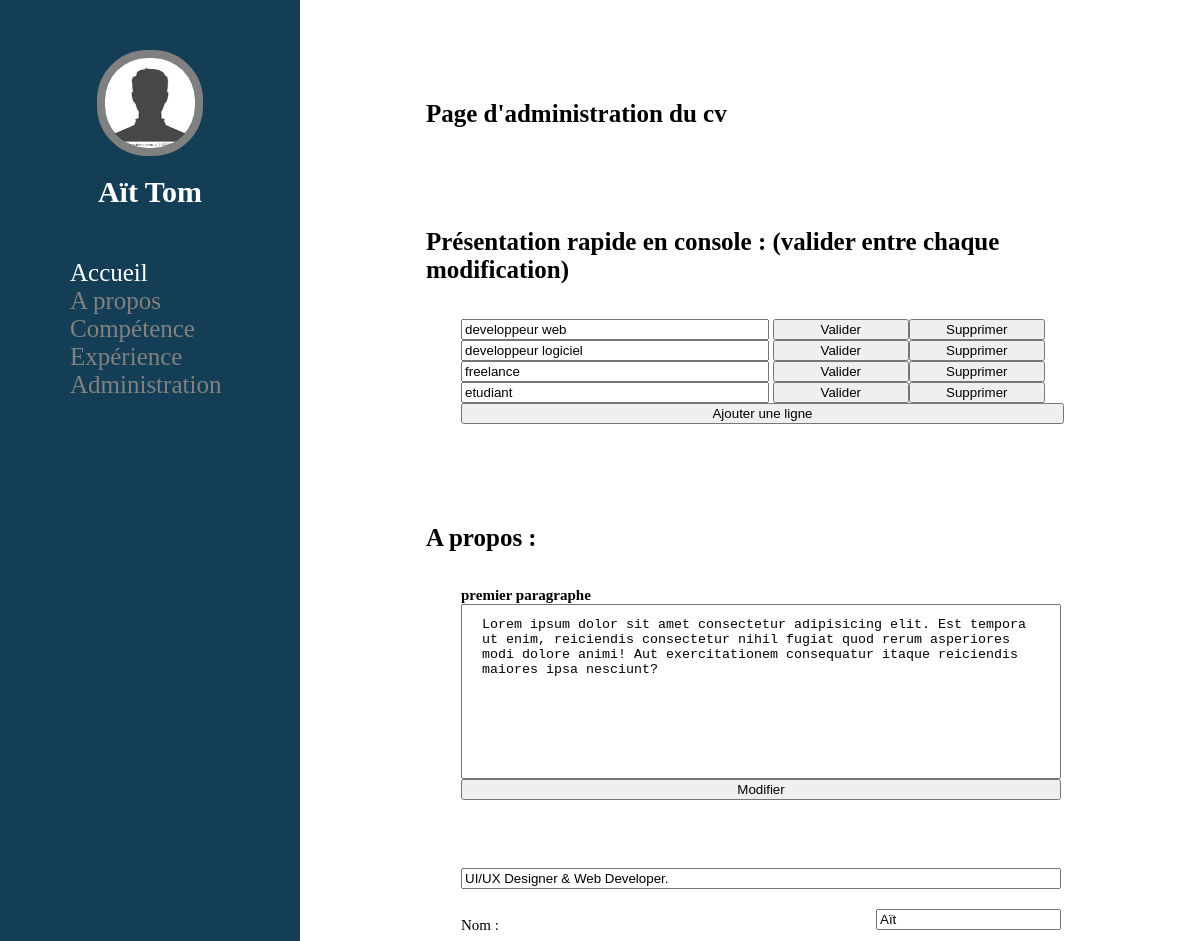
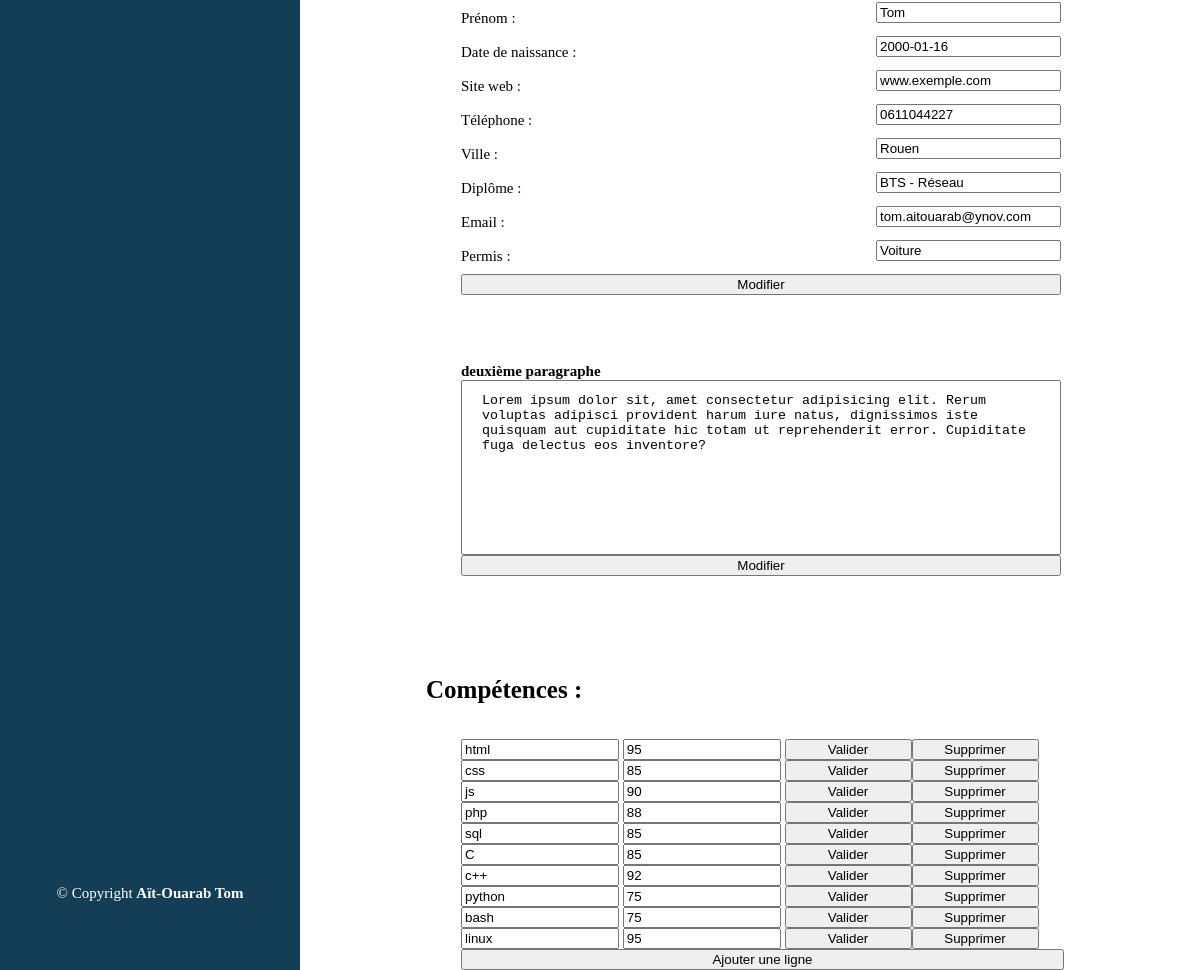
/admin.php (signed in), run on the app's committed database (2 pictures, top to bottom).
### tables this page shows
CREATE TABLE `utilisateur` (
  `id_utilisateur` int(3) NOT NULL,
  `nom` varchar(35) NOT NULL,
  `prenom` varchar(20) NOT NULL,
  `date_de_naissance` date NOT NULL,
  `website` varchar(40) NOT NULL,
  `numero_de_telephone` varchar(10) NOT NULL,
  `ville` varchar(30) NOT NULL,
  `email` varchar(45) NOT NULL,
  `diplome` varchar(35) NOT NULL,
  `permis` varchar(25) NOT NULL,
  `photo` varchar(50) NOT NULL,
  `photo_hero` varchar(50) NOT NULL
);

CREATE TABLE `heroText` (
  `id_phrase` int(3) NOT NULL,
  `phrase` text NOT NULL
);

CREATE TABLE `competences` (
  `id_competence` int(3) NOT NULL,
  `nom` varchar(20) NOT NULL,
  `pourcentage` int(3) NOT NULL
);

### inc/data.inc.php (called while the page is built, shortened)
<?php
    $pdo = new PDO("mysql:host=localhost;dbname=cv", "root", "" , array(PDO::ATTR_ERRMODE=>PDO::ERRMODE_EXCEPTION));
    $resultuser = $pdo->query("SELECT * FROM utilisateur");
    $user = $resultuser->fetch(PDO::FETCH_ASSOC);
    $paragrapheArray = array();
?>

### inc/section/admin-skills.inc.php (the view, shortened to what this page needs)
<section class="section-admin-skills" id="adminSkills">
    <h3>Compétences :</h3>
    <ul class="pres-console pres">
            <?php
            $resultSkills = $pdo->query("SELECT * FROM competences");
            while($skills = $resultSkills->fetch(PDO::FETCH_ASSOC)){
                $varTestIf = "skills-".$skills['id_competence']."-supp";
                if(isset($_POST["$varTestIf"]) AND $_POST["$varTestIf"] == 1){
                    $varId = $skills['id_competence'];
                    $supprResult = $pdo->exec("DELETE FROM competences WHERE id_competence = '$varId';");
                }else{
                ?>
                    <li>
                        <form action="admin.php#adminSkills" method="post">
                            <input type="text" name="skills-phrase-modif" value="<?php echo $skills["nom"];?>">
                            <input type="text" name="skills-pourcentage-modif" value="<?php echo $skills["pourcentage"];?>">
                            <input type="submit" value="Valider">
                        </form>
                        <form action="admin.php#adminSkills" method="post">
                            <input type="submit" value="Supprimer">
                        </form>
                    </li>
            <?php
                }
            };
            ?>
        </ul>
        <button class="add-line-skills">Ajouter une ligne</button>
</section>

### inc/header.inc.php (shortened to what this page needs)
<!DOCTYPE html>
<html lang="fr">
<head>
    <link rel="stylesheet" href="assets/css/html.css">
    <link rel="stylesheet" href="assets/css/nav.css">
    <link rel="stylesheet" href="assets/css/main.css">
    <link rel="stylesheet" href="assets/css/hero.css">
    <link rel="stylesheet" href="assets/css/about.css">
    <link rel="stylesheet" href="assets/css/skills.css">
    <link rel="stylesheet" href="assets/css/resume.css">
    <link rel="stylesheet" href="assets/css/secret.css">
    <link rel="stylesheet" href="assets/css/admin.css">
    <?php include("inc/data.inc.php"); ?>
</head>
<body>
    <header>
        <nav class="sidenav">
            <div class="haut-menu">
                <img src="<?php echo $user["photo"]?>" alt="photo de profile" class="roundedImage">
                <h2><?php echo $user["nom"]." ".$user["prenom"]?></h2>
            </div>
            <ul>
                <li><a href="index.php#hero" class="active">Accueil</a></li>
                <li><a href="index.php#about">A propos</a></li>
                <li><a href="index.php#skills">Compétence</a></li>
                <li><a href="index.php#resume">Expérience</a></li>
                <li><a href="#" id="admin">Administration</a></li>
            </ul>
            <div class="footer-menu">
                <p>© Copyright <strong>Aït-Ouarab Tom</strong></p>
            </div>
        </nav>
    </header>
    <main class="container">

### admin.php (shortened to what this page needs)
<?php include("inc/header.inc.php"); ?>
<?php if(isset($_SESSION['admin']) AND $_SESSION['admin'] == 1){ ?>
    <main class="container-2">
    <section class="section-admin">
        <h3>Page d'administration du cv</h3>
    </section>
    <?php include("inc/section/admin-hero.inc.php"); ?>
    <?php include("inc/section/admin-about.inc.php"); ?>
    <?php include("inc/section/admin-skills.inc.php"); ?>
    </main>
<?php }?>
<?php include("inc/footer.inc.php"); ?>

### inc/section/admin-hero.inc.php (shortened to what this page needs)
<section class="section-admin-hero">
    <h3>Présentation rapide en console : (valider entre chaque modification)</h3>
        <ul class="pres-console pres">
            <?php
            $resultHero = $pdo->query("SELECT * FROM heroText");
            while($phraseHero = $resultHero->fetch(PDO::FETCH_ASSOC)){
                $varTestIf = "hero-".$phraseHero['id_phrase']."-supp";
                if(isset($_POST["$varTestIf"]) AND $_POST["$varTestIf"] == 1){
                    $varId = $phraseHero['id_phrase'];
                    $supprResult = $pdo->exec("DELETE FROM heroText WHERE id_phrase = '$varId';");
                }else{
                ?>
                    <li>
                        <form action="admin.php" method="post">
                            <input type="text" name="hero-phrase-modif" value="<?php echo $phraseHero["phrase"];?>">
                            <input type="submit" value="Valider">
                        </form>
                        <form action="admin.php" method="post">
                            <input type="submit" value="Supprimer">
                        </form>
                    </li>
            <?php
                }
            };
            ?>
        </ul>
        <button class="add-line-hero">Ajouter une ligne</button>
</section>

### inc/section/admin-about.inc.php (shortened to what this page needs)
<section class="section-admin-about">
    <h3>A propos :</h3>
    <div class="pres">
        <form action="admin.php" method="post">
            <h4>premier paragraphe</h4>
            <textarea name="modif-para1"><?php echo $paragrapheArray[0]?></textarea>
            <input type="submit" value="Modifier">
        </form>
        <br><br><br><br><br>
        <form action="admin.php" method="post" class="presentation">
            <input name="modif-para4" type="text" value="<?php echo $paragrapheArray[4]?>" class="titre-cv">
            <div class="row">
                <label for="">Nom :</label>
                <input name="modif-nom" type="text" placeholder="Nom" value="<?php echo $user["nom"]?>">
            </div>
            <div class="row">
                <label for="">Prénom :</label>
                <input name="modif-prenom" type="text" placeholder="Prenom" value="<?php echo $user["prenom"]?>">
            </div>
            <div class="row">
                <label for="">Date de naissance :</label>
                <input name="modif-date-naissance" type="text" placeholder="YYYY-MM-DD" value="<?php echo $user["date_de_naissance"]?>">
            </div>
            <div class="row">
                <label for="">Site web :</label>
                <input name="modif-website" type="text" value="<?php echo $user["website"]?>">
            </div>
            <div class="row">
                <label for="">Téléphone :</label>
                <input name="modif-num" type="text" value="<?php echo $user["numero_de_telephone"]?>">
            </div>
            <div class="row">
                <label for="">Ville :</label>
                <input name="modif-ville" type="text" value="<?php echo $user["ville"]?>">
            </div>
            <div class="row">
                <label for="">Diplôme :</label>
                <input name="modif-diplome" type="text" value="<?php echo $user["diplome"]?>">
            </div>
            <div class="row">
                <label for="">Email :</label>
                <input name="modif-email" type="text" value="<?php echo $user["email"]?>">
            </div>
            <div class="row">
                <label for="">Permis :</label>
                <input name="modif-permis" type="text" value="<?php echo $user["permis"]?>">
            </div>
            <input type="submit" value="Modifier">
        </form>
        <br><br><br><br><br>
        <form action="admin.php" method="post">
            <h4>deuxième paragraphe</h4>
            <textarea name="modif-para2"><?php echo $paragrapheArray[1]?></textarea>
            <input type="submit" value="Modifier">
        </form>
    </div>
</section>

### inc/footer.inc.php
</main>
</body>
</html>

### assets/css/html.css (style rules this page uses)
html,body { height: 100%; position: relative; }
body,h1,h2,h3,h4,h5,h6,a,p,ul,li { margin: 0; font-size: 15px; font-style: none; list-style: none; color: black; text-decoration: none; padding: 0; }

### assets/css/nav.css (style rules this page uses)
.roundedImage { overflow:hidden; -webkit-border-radius:50px; -moz-border-radius:50px; border: 8px solid gray; border-radius:50px; width:90px; height:90px; }
.sidenav { height: 100%; width: 300px; position: fixed; z-index: 1; top: 0; left: 0; background-color: rgb(19, 62, 85); padding-top: 50px; text-align: center; }
.sidenav a,.sidenav p,.sidenav h2 { color: white; }
.sidenav h2 { margin-top: 15px; font-size: 30px; }
.sidenav ul { margin-left: 70px; margin-top: 50px; }
.sidenav a { text-align: left; font-size: 25px; color: #818181; display: block; }
.active { color: white !important; }
.sidenav .footer-menu { position: absolute; bottom: 6%; width: 100%; }
.sidenav .footer-menu p { text-align: center; }

### assets/css/main.css (style rules this page uses)
.container { margin-left: 300px; }
.container-2 { margin: 0 auto; width: 72%; height: 400px; }
.container-2 section { margin-top: 100px; }
.container-2 h3 { font-weight: none; font-size: 25px; }

### assets/css/admin.css (style rules this page uses)
.pres { margin-left: 35px; margin-top: 35px; }
.pres-console li { position: relative; display: flex; width: 600px; }
.pres-console li form input[type="text"] { width: 300px; }
.pres-console li form input[type="submit"] { position: relative; height: 100%; width: 136px; }
.add-line-hero { margin-left: 35px; width: 603px; }
.section-admin-about form textarea { width: 600px; height: 175px; padding: 12px 20px; box-sizing: border-box; resize: none; text-align: initial; }
.section-admin-about form { display: inline-grid; }
.section-admin-about .presentation { position: relative; display: normal; width: 600px; }
.section-admin-about .presentation .row { position: relative; height: 34px; }
.section-admin-about .presentation .row label { position: absolute; top: 8px; }
.section-admin-about .presentation .row input[type="text"] { position: absolute; right: 0; }
.section-admin-about .titre-cv { margin-bottom: 20px; }
.add-line-skills { margin-left: 35px; width: 603px; }
.section-admin-skills .pres-console li form input[type="text"] { width: 150px; }
.section-admin-skills .pres-console li form input[type="submit"] { width: 127px; }

### data on the page
utilisateur: photo (picture), nom "Aït", prenom "Tom", modif-nom "Aït", modif-prenom "Tom", modif-date-naissance "2000-01-16", modif-website "www.exemple.com", modif-num "0611044227", modif-ville "Rouen", modif-diplome "BTS - Réseau", modif-email "tom.aitouarab@ynov.com", modif-permis "Voiture"
herotext: hero-phrase-modif "developpeur web"
herotext: hero-phrase-modif "developpeur logiciel"
herotext: hero-phrase-modif "freelance"
herotext: hero-phrase-modif "etudiant"
competences: skills-phrase-modif "html", skills-pourcentage-modif "95"
competences: skills-phrase-modif "css", skills-pourcentage-modif "85"
competences: skills-phrase-modif "js", skills-pourcentage-modif "90"
competences: skills-phrase-modif "php", skills-pourcentage-modif "88"
competences: skills-phrase-modif "sql", skills-pourcentage-modif "85"
competences: skills-phrase-modif "C", skills-pourcentage-modif "85"
competences: skills-phrase-modif "c++", skills-pourcentage-modif "92"
competences: skills-phrase-modif "python", skills-pourcentage-modif "75"
competences: skills-phrase-modif "bash", skills-pourcentage-modif "75"
competences: skills-phrase-modif "linux", skills-pourcentage-modif "95"
